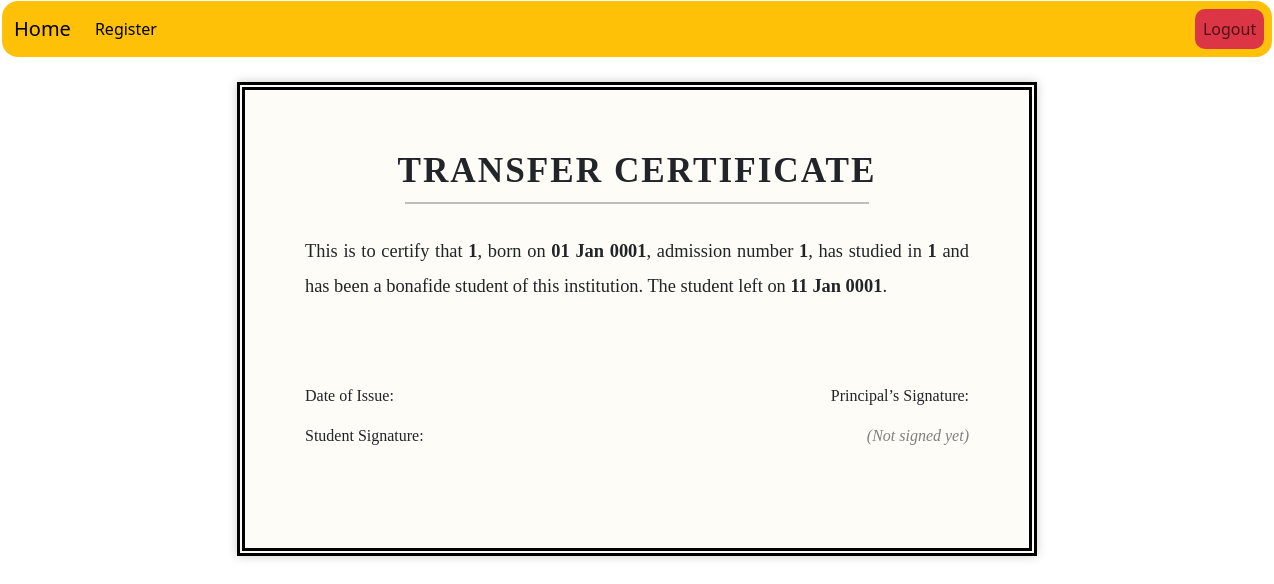
The page /approve-certificate/2/transfer/ (signed in) on the database its author committed.
### CC/models.py (models this page shows, shortened)
class TransferCertificate(models.Model):
    STATUS_CHOICES = [
        ('Pending', 'Pending'),
        ('Approved', 'Approved'),
        ('Rejected', 'Rejected'),
    ]
    student = models.ForeignKey(User, on_delete=models.CASCADE)
    student_name = models.CharField(max_length=100)
    dob = models.DateField()
    admission_no = models.CharField(max_length=50)
    course = models.CharField(max_length=100)
    date_of_leaving = models.DateField()
    status = models.CharField(max_length=10, choices=STATUS_CHOICES, default='Pending')
    principal_signature = models.ImageField(upload_to='principal_signatures/', blank=True, null=True)

### CC/views.py (the view)
# urls.py: path('approve-certificate/<int:cert_id>/<str:cert_type>/', views.approve_certificate, name='approve_certificate'),
def approve_certificate(request, cert_id, cert_type):
    role = request.user.profile.role
    allowed_map = {
        "principal": ["conduct", "transfer"],
        "hr": ["employee"],
        "landlord": ["rental"],
    }
    if cert_type not in allowed_map.get(role, []):
        return redirect("home")
    model_map = {
        "conduct": (ConductCertificate, ApproveConductCertificateForm),
        "transfer": (TransferCertificate, ApproveTransferCertificateForm),
        "employee": (EmployeeJoiningPolicy, ApproveEmployeePolicyForm),
        "rental": (RentalAgreement, ApproveRentalAgreementForm),
    }
    ModelClass, FormClass = model_map.get(cert_type)
    cert = get_object_or_404(ModelClass, id=cert_id)
    if request.method == "POST":
        form = FormClass(request.POST, request.FILES, instance=cert)
        if form.is_valid():
            cert = form.save(commit=False)
            cert.status = "Approved"
            cert.save()
            return redirect(f"{role}_dashboard")
    else:
        form = FormClass(instance=cert)
    return render(
        request,
        f"CC/{cert_type}_template.html",
        {"form": form, "cert": cert}
    )

### CC/templates/CC/transfer_template.html (shortened to what this page needs)
{% extends 'CC/base.html' %}
{% block content %}
<br/>
<div id="certificate" style="width: 800px; margin: auto; padding: 60px; border: 8px double #000; font-family: 'Georgia', serif; background-color: #fdfcf7; box-shadow: 0 0 10px rgba(0,0,0,0.2);">
    <h1 style="text-align: center; font-size: 2.2rem; font-weight: bold; text-transform: uppercase; letter-spacing: 2px; margin-bottom: 10px;">
        Transfer Certificate
    </h1>
    <hr style="border: 1px solid #000; width: 70%; margin: auto; margin-bottom: 30px;">
    <p style="margin-top: 30px; font-size: 1.15rem; line-height: 1.9; text-align: justify;">
        This is to certify that <strong>{{ cert.student_name }}</strong>, born on <strong>{{ cert.dob|date:"d M Y" }}</strong>,
        admission number <strong>{{ cert.admission_no }}</strong>, has studied in <strong>{{ cert.course }}</strong>
        and has been a bonafide student of this institution. The student left on <strong>{{ cert.date_of_leaving|date:"d M Y" }}</strong>.
    </p>
    <div style="margin-top: 80px; display: flex; justify-content: space-between; font-size: 1rem;">
        <div>
            <p>Date of Issue: <strong>{{ cert.approved_date|date:"d M Y" }}</strong></p>
            <p>Student Signature:</p>
        </div>
        <div style="text-align: right;">
            <p>Principal’s Signature:</p>
            {% if cert.principal_signature %}
                <img src="{{ cert.principal_signature.url }}" width="120" style="margin-top: 10px;">
            {% else %}
                <p style="color: gray; font-style: italic;">(Not signed yet)</p>
            {% endif %}
        </div>
    </div>
</div>
{% endblock %}

### rows shown on the page
TransferCertificate: student_name "1", dob "01 Jan 0001", admission_no "1", course "1", date_of_leaving "11 Jan 0001"
